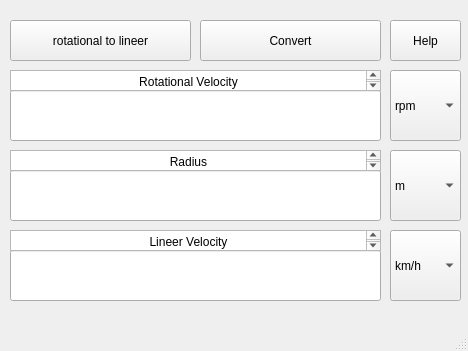
<?xml version="1.0" encoding="UTF-8"?>
<ui version="4.0">
 <class>MainWindow</class>
 <widget class="QMainWindow" name="MainWindow">
  <property name="geometry">
   <rect>
    <x>0</x>
    <y>0</y>
    <width>468</width>
    <height>351</height>
   </rect>
  </property>
  <property name="windowTitle">
   <string>MainWindow</string>
  </property>
  <widget class="QWidget" name="centralwidget">
   <widget class="QLineEdit" name="rpm_input">
    <property name="geometry">
     <rect>
      <x>10</x>
      <y>90</y>
      <width>371</width>
      <height>51</height>
     </rect>
    </property>
   </widget>
   <widget class="QLineEdit" name="radius_input">
    <property name="geometry">
     <rect>
      <x>10</x>
      <y>170</y>
      <width>371</width>
      <height>51</height>
     </rect>
    </property>
   </widget>
   <widget class="QLineEdit" name="kmh_input">
    <property name="geometry">
     <rect>
      <x>10</x>
      <y>250</y>
      <width>371</width>
      <height>51</height>
     </rect>
    </property>
   </widget>
   <widget class="QPushButton" name="convert_button">
    <property name="geometry">
     <rect>
      <x>200</x>
      <y>20</y>
      <width>181</width>
      <height>41</height>
     </rect>
    </property>
    <property name="text">
     <string>Convert</string>
    </property>
   </widget>
   <widget class="QTextEdit" name="rotvel_text">
    <property name="geometry">
     <rect>
      <x>10</x>
      <y>70</y>
      <width>371</width>
      <height>21</height>
     </rect>
    </property>
    <property name="readOnly">
     <bool>true</bool>
    </property>
    <property name="html">
     <string>&lt;!DOCTYPE HTML PUBLIC &quot;-//W3C//DTD HTML 4.0//EN&quot; &quot;http://www.w3.org/TR/REC-html40/strict.dtd&quot;&gt;
&lt;html&gt;&lt;head&gt;&lt;meta name=&quot;qrichtext&quot; content=&quot;1&quot; /&gt;&lt;style type=&quot;text/css&quot;&gt;
p, li { white-space: pre-wrap; }
&lt;/style&gt;&lt;/head&gt;&lt;body style=&quot; font-family:'Ubuntu'; font-size:11pt; font-weight:400; font-style:normal;&quot;&gt;
&lt;p align=&quot;center&quot; style=&quot; margin-top:0px; margin-bottom:0px; margin-left:0px; margin-right:0px; -qt-block-indent:0; text-indent:0px;&quot;&gt;&lt;span style=&quot; font-size:9pt;&quot;&gt;Rotational Velocity&lt;/span&gt;&lt;/p&gt;&lt;/body&gt;&lt;/html&gt;</string>
    </property>
   </widget>
   <widget class="QTextEdit" name="radius_text">
    <property name="geometry">
     <rect>
      <x>10</x>
      <y>150</y>
      <width>371</width>
      <height>21</height>
     </rect>
    </property>
    <property name="readOnly">
     <bool>true</bool>
    </property>
    <property name="html">
     <string>&lt;!DOCTYPE HTML PUBLIC &quot;-//W3C//DTD HTML 4.0//EN&quot; &quot;http://www.w3.org/TR/REC-html40/strict.dtd&quot;&gt;
&lt;html&gt;&lt;head&gt;&lt;meta name=&quot;qrichtext&quot; content=&quot;1&quot; /&gt;&lt;style type=&quot;text/css&quot;&gt;
p, li { white-space: pre-wrap; }
&lt;/style&gt;&lt;/head&gt;&lt;body style=&quot; font-family:'Ubuntu'; font-size:11pt; font-weight:400; font-style:normal;&quot;&gt;
&lt;p align=&quot;center&quot; style=&quot; margin-top:0px; margin-bottom:0px; margin-left:0px; margin-right:0px; -qt-block-indent:0; text-indent:0px;&quot;&gt;&lt;span style=&quot; font-size:9pt;&quot;&gt;Radius&lt;/span&gt;&lt;/p&gt;&lt;/body&gt;&lt;/html&gt;</string>
    </property>
   </widget>
   <widget class="QTextEdit" name="linvel_text">
    <property name="geometry">
     <rect>
      <x>10</x>
      <y>230</y>
      <width>371</width>
      <height>21</height>
     </rect>
    </property>
    <property name="readOnly">
     <bool>true</bool>
    </property>
    <property name="html">
     <string>&lt;!DOCTYPE HTML PUBLIC &quot;-//W3C//DTD HTML 4.0//EN&quot; &quot;http://www.w3.org/TR/REC-html40/strict.dtd&quot;&gt;
&lt;html&gt;&lt;head&gt;&lt;meta name=&quot;qrichtext&quot; content=&quot;1&quot; /&gt;&lt;style type=&quot;text/css&quot;&gt;
p, li { white-space: pre-wrap; }
&lt;/style&gt;&lt;/head&gt;&lt;body style=&quot; font-family:'Ubuntu'; font-size:11pt; font-weight:400; font-style:normal;&quot;&gt;
&lt;p align=&quot;center&quot; style=&quot; margin-top:0px; margin-bottom:0px; margin-left:0px; margin-right:0px; -qt-block-indent:0; text-indent:0px;&quot;&gt;&lt;span style=&quot; font-size:9pt;&quot;&gt;Lineer Velocity&lt;/span&gt;&lt;/p&gt;&lt;/body&gt;&lt;/html&gt;</string>
    </property>
   </widget>
   <widget class="QComboBox" name="rot_input_type">
    <property name="geometry">
     <rect>
      <x>390</x>
      <y>70</y>
      <width>71</width>
      <height>71</height>
     </rect>
    </property>
    <property name="editable">
     <bool>false</bool>
    </property>
    <item>
     <property name="text">
      <string>rpm</string>
     </property>
    </item>
    <item>
     <property name="text">
      <string>rad/s</string>
     </property>
    </item>
    <item>
     <property name="text">
      <string>rps</string>
     </property>
    </item>
   </widget>
   <widget class="QComboBox" name="radius_input_type">
    <property name="geometry">
     <rect>
      <x>390</x>
      <y>150</y>
      <width>71</width>
      <height>71</height>
     </rect>
    </property>
    <property name="editable">
     <bool>false</bool>
    </property>
    <item>
     <property name="text">
      <string>m</string>
     </property>
    </item>
    <item>
     <property name="text">
      <string>cm</string>
     </property>
    </item>
    <item>
     <property name="text">
      <string>mm</string>
     </property>
    </item>
    <item>
     <property name="text">
      <string>inches</string>
     </property>
    </item>
   </widget>
   <widget class="QComboBox" name="lin_input_type">
    <property name="geometry">
     <rect>
      <x>390</x>
      <y>230</y>
      <width>71</width>
      <height>71</height>
     </rect>
    </property>
    <property name="editable">
     <bool>false</bool>
    </property>
    <item>
     <property name="text">
      <string>km/h</string>
     </property>
    </item>
    <item>
     <property name="text">
      <string>m/s</string>
     </property>
    </item>
    <item>
     <property name="text">
      <string>mph</string>
     </property>
    </item>
   </widget>
   <widget class="QPushButton" name="help_button">
    <property name="geometry">
     <rect>
      <x>390</x>
      <y>20</y>
      <width>71</width>
      <height>41</height>
     </rect>
    </property>
    <property name="text">
     <string>Help</string>
    </property>
   </widget>
   <widget class="QPushButton" name="direction_button">
    <property name="geometry">
     <rect>
      <x>10</x>
      <y>20</y>
      <width>181</width>
      <height>41</height>
     </rect>
    </property>
    <property name="text">
     <string>rotational to lineer</string>
    </property>
   </widget>
  </widget>
  <widget class="QMenuBar" name="menubar">
   <property name="geometry">
    <rect>
     <x>0</x>
     <y>0</y>
     <width>468</width>
     <height>22</height>
    </rect>
   </property>
  </widget>
  <widget class="QStatusBar" name="statusbar"/>
 </widget>
 <resources/>
 <connections/>
</ui>
